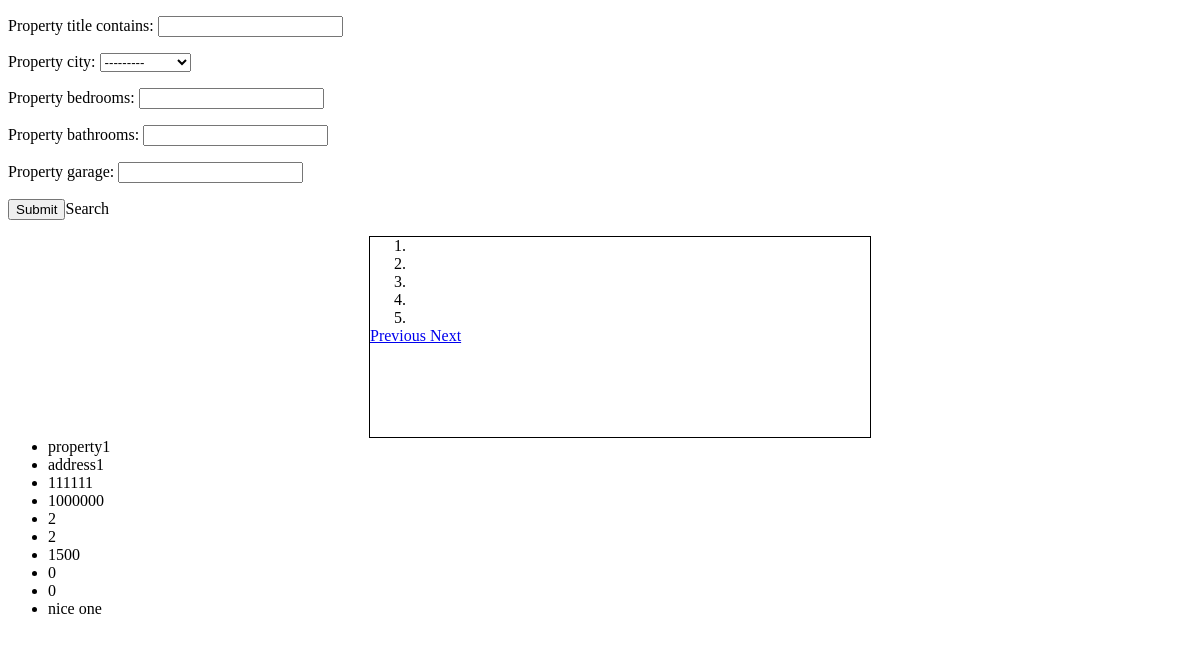
/search/, run on an earlier commit of the app's database.
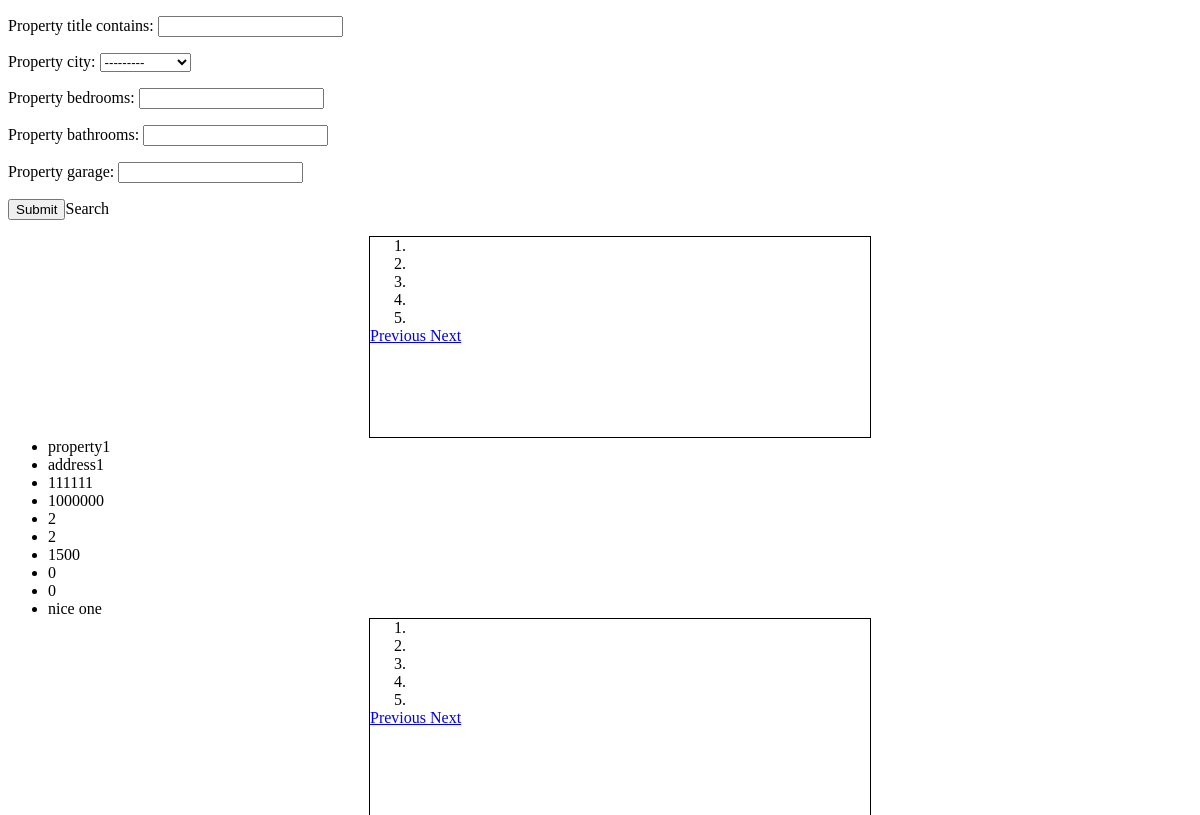
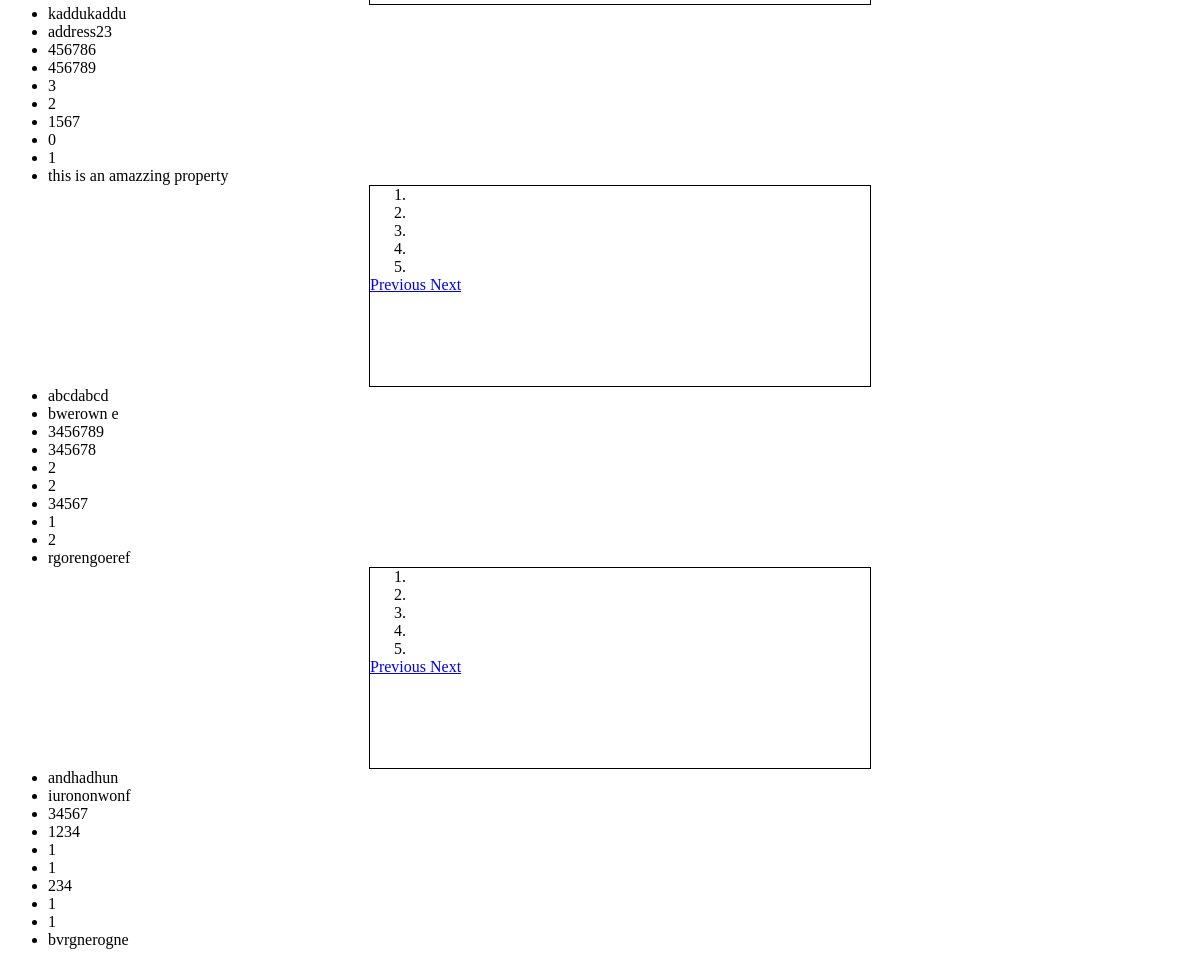
And on a later commit of the database (2 pictures, top to bottom).
### properties/models.py (models this page shows)
class Property(models.Model):
    property_owner = models.ForeignKey(User, related_name='property_owner', on_delete=models.CASCADE)
    property_title = models.CharField(max_length=50)
    property_address = models.CharField(max_length=200)
    PROPERTY_CITY_CHOICES = (
        ('New Delhi', 'New Delhi'),
        ('Noida', 'Noida'),
        ('Gurugram', 'Gurugram'),
        ('Chandigarh', 'Chandigarh'),
        ('Bangalore', 'Bangalore'),
        ('Pune', 'Pune'),
        ('Mumbai', 'Mumbai'),
        ('Chennai', 'Chennai'),
    )
    PROPERTY_STATE_CHOICES = (
        ('Delhi', 'Delhi'),
        ('Uttar Pradesh', 'Uttar Pradesh'),
        ('Haryana', 'Haryana'),
        ('Punjab', 'Punjab'),
        ('Karnataka', 'Karnataka'),
        ('Maharashtra', 'Maharashtra'),
        ('Tamil Nadu', 'Tamil Nadu'),
    )
    property_city = models.CharField(max_length=50, choices=PROPERTY_CITY_CHOICES)
    property_state = models.CharField(max_length=50, choices=PROPERTY_STATE_CHOICES)
    property_pin = models.IntegerField()
    property_price = models.IntegerField()
    property_bedrooms = models.IntegerField()
    property_bathrooms = models.IntegerField()
    property_sqFeet = models.IntegerField()
    property_lotSize = models.IntegerField()
    property_garage = models.IntegerField()
    property_listingDate = models.DateField(auto_now_add=True)
    property_description = models.CharField(max_length=200)

### properties/views.py (the view)
# urls.py: path('search/', p_views.search, name='search'),
def search(request):
    property_list = Property.objects.all()
    property_filter = PropertyFilter(request.GET, queryset=property_list)
    return render(request, 'property_search.html', {'filter': property_filter})

### properties/templates/property_search.html (shortened to what this page needs)
<!DOCTYPE html>
<html lang="en">
<head>
</head>
<body>
  <form method="get" action="{% url 'search' %}">
    {{ filter.form.as_p }}
    <input type="submit">Search</input>
  </form>
  <ul>
  {% for property in filter.qs %}
    <div id="myCarousel" class="carousel slide" data-ride="carousel" style="border:1px solid black; width:500px;height:200px;margin:0 auto; ">
<ol class="carousel-indicators">
    <li data-target="#myCarousel" data-slide-to="0" class="active"></li>
    <li data-target="#myCarousel" data-slide-to="1"></li>
    <li data-target="#myCarousel" data-slide-to="2"></li>
    <li data-target="#myCarousel" data-slide-to="3"></li>
    <li data-target="#myCarousel" data-slide-to="4"></li>
</ol>
    <a class="left carousel-control" href="#myCarousel" role="button" data-slide="prev">
        <span class="sr-only">Previous</span>
    </a>
    <a class="right carousel-control" href="#myCarousel" role="button" data-slide="next">
        <span class="sr-only">Next</span>
    </a>
</div>
    <li>{{ property.property_title }}</li>
    <li>{{ property.property_address }}</li>
    <li>{{ property.property_pin }}</li>
    <li>{{ property.property_price }}</li>
    <li>{{ property.property_bedrooms }}</li>
    <li>{{ property.property_bathrooms }}</li>
    <li>{{ property.property_sqFeet }}</li>
    <li>{{ property.property_lotSize }}</li>
    <li>{{ property.property_garage }}</li>
    <li>{{ property.property_description }}</li>
  {% endfor %}
  </ul>
</body>
</html>

What changed in the data, as far as the page shows it:
added Property: property_title "kaddukaddu", property_address "address23", property_pin "456786", property_price "456789", property_bedrooms "3", property_bathrooms "2", property_sqFeet "1567", property_lotSize "0", property_garage "1", property_description "this is an amazzing property"
added Property: property_title "abcdabcd", property_address "bwerown e", property_pin "3456789", property_price "345678", property_bedrooms "2", property_bathrooms "2", property_sqFeet "34567", property_lotSize "1", property_garage "2", property_description "rgorengoeref"
added Property: property_title "andhadhun", property_address "iurononwonf", property_pin "34567", property_price "1234", property_bedrooms "1", property_bathrooms "1", property_sqFeet "234", property_lotSize "1", property_garage "1", property_description "bvrgnerogne"
